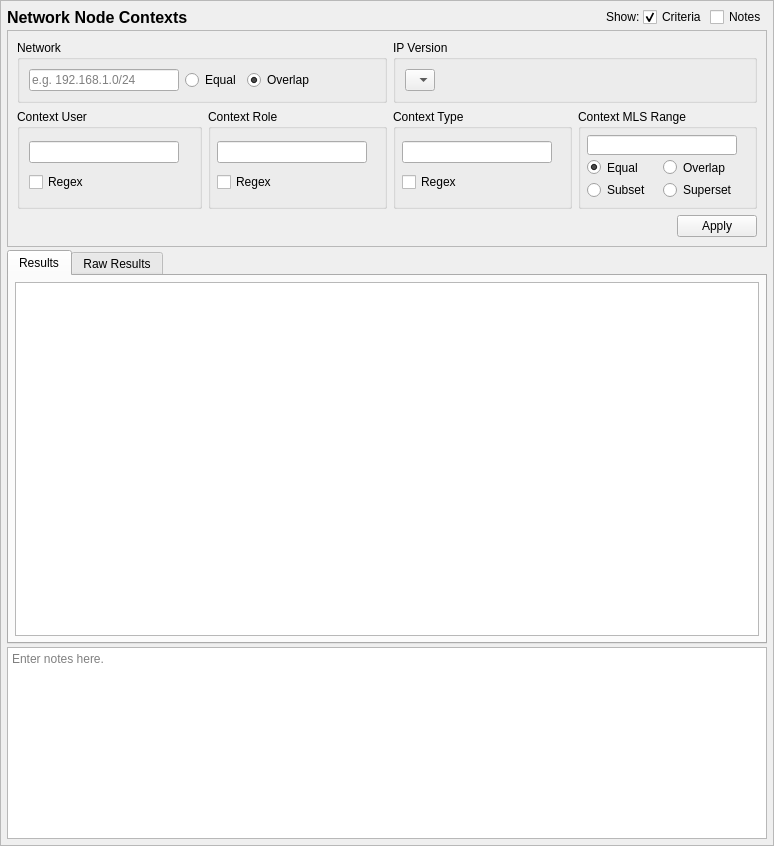
<?xml version="1.0" encoding="UTF-8"?>
<ui version="4.0">
 <class>NodeconQueryTab_ui</class>
 <widget class="QScrollArea" name="NodeconQueryTab_ui">
  <property name="geometry">
   <rect>
    <x>0</x>
    <y>0</y>
    <width>774</width>
    <height>846</height>
   </rect>
  </property>
  <property name="sizeAdjustPolicy">
   <enum>QAbstractScrollArea::AdjustToContents</enum>
  </property>
  <property name="widgetResizable">
   <bool>true</bool>
  </property>
  <widget class="QWidget" name="contents">
   <property name="geometry">
    <rect>
     <x>0</x>
     <y>0</y>
     <width>772</width>
     <height>844</height>
    </rect>
   </property>
   <property name="minimumSize">
    <size>
     <width>0</width>
     <height>0</height>
    </size>
   </property>
   <layout class="QGridLayout" name="gridLayout_9">
    <property name="leftMargin">
     <number>6</number>
    </property>
    <property name="topMargin">
     <number>6</number>
    </property>
    <property name="rightMargin">
     <number>6</number>
    </property>
    <property name="bottomMargin">
     <number>6</number>
    </property>
    <property name="spacing">
     <number>3</number>
    </property>
    <item row="3" column="0" colspan="5">
     <widget class="QTextEdit" name="notes">
      <property name="sizePolicy">
       <sizepolicy hsizetype="Preferred" vsizetype="Preferred">
        <horstretch>0</horstretch>
        <verstretch>0</verstretch>
       </sizepolicy>
      </property>
      <property name="minimumSize">
       <size>
        <width>0</width>
        <height>80</height>
       </size>
      </property>
      <property name="toolTip">
       <string>Optionally enter notes here about the query.</string>
      </property>
      <property name="placeholderText">
       <string>Enter notes here.</string>
      </property>
     </widget>
    </item>
    <item row="0" column="4">
     <widget class="QCheckBox" name="notes_expander">
      <property name="toolTip">
       <string>Show or hide the notes field (no data is lost)</string>
      </property>
      <property name="text">
       <string>Notes</string>
      </property>
     </widget>
    </item>
    <item row="0" column="3">
     <widget class="QCheckBox" name="criteria_expander">
      <property name="toolTip">
       <string>Show or hide the search criteria (no settings are lost)</string>
      </property>
      <property name="text">
       <string>Criteria</string>
      </property>
      <property name="checked">
       <bool>true</bool>
      </property>
     </widget>
    </item>
    <item row="0" column="0">
     <widget class="QLabel" name="label">
      <property name="sizePolicy">
       <sizepolicy hsizetype="Preferred" vsizetype="Fixed">
        <horstretch>0</horstretch>
        <verstretch>0</verstretch>
       </sizepolicy>
      </property>
      <property name="maximumSize">
       <size>
        <width>16777215</width>
        <height>20</height>
       </size>
      </property>
      <property name="font">
       <font>
        <pointsize>12</pointsize>
        <weight>75</weight>
        <bold>true</bold>
       </font>
      </property>
      <property name="text">
       <string>Network Node Contexts</string>
      </property>
     </widget>
    </item>
    <item row="0" column="2">
     <widget class="QLabel" name="label_2">
      <property name="text">
       <string>Show:</string>
      </property>
     </widget>
    </item>
    <item row="0" column="1">
     <spacer name="horizontalSpacer_5">
      <property name="orientation">
       <enum>Qt::Horizontal</enum>
      </property>
      <property name="sizeHint" stdset="0">
       <size>
        <width>40</width>
        <height>20</height>
       </size>
      </property>
     </spacer>
    </item>
    <item row="2" column="0" colspan="5">
     <widget class="QTabWidget" name="results_frame">
      <property name="sizePolicy">
       <sizepolicy hsizetype="Preferred" vsizetype="MinimumExpanding">
        <horstretch>0</horstretch>
        <verstretch>1</verstretch>
       </sizepolicy>
      </property>
      <property name="currentIndex">
       <number>0</number>
      </property>
      <widget class="QWidget" name="results_framePage1">
       <property name="sizePolicy">
        <sizepolicy hsizetype="Preferred" vsizetype="MinimumExpanding">
         <horstretch>0</horstretch>
         <verstretch>0</verstretch>
        </sizepolicy>
       </property>
       <attribute name="title">
        <string>Results</string>
       </attribute>
       <layout class="QVBoxLayout" name="verticalLayout_3">
        <property name="leftMargin">
         <number>6</number>
        </property>
        <property name="topMargin">
         <number>6</number>
        </property>
        <property name="rightMargin">
         <number>6</number>
        </property>
        <property name="bottomMargin">
         <number>6</number>
        </property>
        <item>
         <widget class="SEToolsTableView" name="table_results">
          <property name="sizePolicy">
           <sizepolicy hsizetype="Preferred" vsizetype="MinimumExpanding">
            <horstretch>0</horstretch>
            <verstretch>0</verstretch>
           </sizepolicy>
          </property>
          <property name="sizeAdjustPolicy">
           <enum>QAbstractScrollArea::AdjustIgnored</enum>
          </property>
          <property name="alternatingRowColors">
           <bool>true</bool>
          </property>
          <property name="sortingEnabled">
           <bool>true</bool>
          </property>
         </widget>
        </item>
       </layout>
      </widget>
      <widget class="QWidget" name="results_framePage2">
       <property name="sizePolicy">
        <sizepolicy hsizetype="Preferred" vsizetype="MinimumExpanding">
         <horstretch>0</horstretch>
         <verstretch>0</verstretch>
        </sizepolicy>
       </property>
       <attribute name="title">
        <string>Raw Results</string>
       </attribute>
       <layout class="QVBoxLayout" name="verticalLayout_2">
        <property name="leftMargin">
         <number>6</number>
        </property>
        <property name="topMargin">
         <number>6</number>
        </property>
        <property name="rightMargin">
         <number>6</number>
        </property>
        <property name="bottomMargin">
         <number>6</number>
        </property>
        <item>
         <widget class="QPlainTextEdit" name="raw_results">
          <property name="sizePolicy">
           <sizepolicy hsizetype="Preferred" vsizetype="MinimumExpanding">
            <horstretch>0</horstretch>
            <verstretch>0</verstretch>
           </sizepolicy>
          </property>
          <property name="minimumSize">
           <size>
            <width>0</width>
            <height>0</height>
           </size>
          </property>
          <property name="font">
           <font>
            <family>Monospace</family>
           </font>
          </property>
          <property name="documentTitle">
           <string/>
          </property>
          <property name="lineWrapMode">
           <enum>QPlainTextEdit::NoWrap</enum>
          </property>
          <property name="readOnly">
           <bool>true</bool>
          </property>
         </widget>
        </item>
       </layout>
      </widget>
     </widget>
    </item>
    <item row="1" column="0" colspan="5">
     <widget class="QFrame" name="criteria_frame">
      <property name="maximumSize">
       <size>
        <width>16777215</width>
        <height>16777215</height>
       </size>
      </property>
      <property name="frameShape">
       <enum>QFrame::StyledPanel</enum>
      </property>
      <property name="frameShadow">
       <enum>QFrame::Raised</enum>
      </property>
      <layout class="QGridLayout" name="gridLayout_3">
       <item row="1" column="3" rowspan="2">
        <widget class="QGroupBox" name="range_criteria">
         <property name="maximumSize">
          <size>
           <width>16777215</width>
           <height>100</height>
          </size>
         </property>
         <property name="title">
          <string>Context MLS Range</string>
         </property>
         <layout class="QGridLayout" name="gridLayout_8">
          <property name="leftMargin">
           <number>6</number>
          </property>
          <property name="topMargin">
           <number>6</number>
          </property>
          <property name="rightMargin">
           <number>6</number>
          </property>
          <property name="bottomMargin">
           <number>6</number>
          </property>
          <property name="spacing">
           <number>3</number>
          </property>
          <item row="2" column="1">
           <widget class="QRadioButton" name="range_exact">
            <property name="toolTip">
             <string>Match the context's range if the criteria is equal to the context's range.</string>
            </property>
            <property name="text">
             <string>Equal</string>
            </property>
            <property name="checked">
             <bool>true</bool>
            </property>
           </widget>
          </item>
          <item row="2" column="2">
           <widget class="QRadioButton" name="range_overlap">
            <property name="toolTip">
             <string>Match the context's range if the criteria overlaps the context's range.</string>
            </property>
            <property name="text">
             <string>Overlap</string>
            </property>
           </widget>
          </item>
          <item row="3" column="1">
           <widget class="QRadioButton" name="range_subset">
            <property name="toolTip">
             <string>Match the context's range if the criteria is a subset of the context's range.</string>
            </property>
            <property name="text">
             <string>Subset</string>
            </property>
           </widget>
          </item>
          <item row="3" column="2">
           <widget class="QRadioButton" name="range_superset">
            <property name="toolTip">
             <string>Match the context's range if the criteria is a superset to the context's range.</string>
            </property>
            <property name="text">
             <string>Superset</string>
            </property>
           </widget>
          </item>
          <item row="1" column="1" colspan="2">
           <widget class="QLineEdit" name="range_">
            <property name="sizePolicy">
             <sizepolicy hsizetype="Expanding" vsizetype="Fixed">
              <horstretch>0</horstretch>
              <verstretch>0</verstretch>
             </sizepolicy>
            </property>
            <property name="minimumSize">
             <size>
              <width>150</width>
              <height>20</height>
             </size>
            </property>
            <property name="maximumSize">
             <size>
              <width>250</width>
              <height>16777215</height>
             </size>
            </property>
           </widget>
          </item>
          <item row="1" column="3">
           <spacer name="horizontalSpacer_7">
            <property name="orientation">
             <enum>Qt::Horizontal</enum>
            </property>
            <property name="sizeType">
             <enum>QSizePolicy::Preferred</enum>
            </property>
            <property name="sizeHint" stdset="0">
             <size>
              <width>40</width>
              <height>20</height>
             </size>
            </property>
           </spacer>
          </item>
         </layout>
        </widget>
       </item>
       <item row="3" column="3">
        <widget class="QDialogButtonBox" name="buttonBox">
         <property name="standardButtons">
          <set>QDialogButtonBox::Apply</set>
         </property>
        </widget>
       </item>
       <item row="1" column="2" rowspan="2">
        <widget class="QGroupBox" name="type_criteria">
         <property name="maximumSize">
          <size>
           <width>16777215</width>
           <height>100</height>
          </size>
         </property>
         <property name="title">
          <string>Context Type</string>
         </property>
         <layout class="QGridLayout" name="gridLayout_5">
          <property name="leftMargin">
           <number>6</number>
          </property>
          <property name="topMargin">
           <number>6</number>
          </property>
          <property name="rightMargin">
           <number>6</number>
          </property>
          <property name="bottomMargin">
           <number>6</number>
          </property>
          <property name="spacing">
           <number>3</number>
          </property>
          <item row="1" column="1">
           <widget class="QCheckBox" name="type_regex">
            <property name="toolTip">
             <string>Use regular expressions to match the context's type.</string>
            </property>
            <property name="text">
             <string>Regex</string>
            </property>
           </widget>
          </item>
          <item row="0" column="1">
           <widget class="QLineEdit" name="type_">
            <property name="sizePolicy">
             <sizepolicy hsizetype="Expanding" vsizetype="Fixed">
              <horstretch>0</horstretch>
              <verstretch>0</verstretch>
             </sizepolicy>
            </property>
            <property name="minimumSize">
             <size>
              <width>150</width>
              <height>0</height>
             </size>
            </property>
            <property name="maximumSize">
             <size>
              <width>250</width>
              <height>16777215</height>
             </size>
            </property>
           </widget>
          </item>
          <item row="0" column="2">
           <spacer name="horizontalSpacer_6">
            <property name="orientation">
             <enum>Qt::Horizontal</enum>
            </property>
            <property name="sizeHint" stdset="0">
             <size>
              <width>40</width>
              <height>20</height>
             </size>
            </property>
           </spacer>
          </item>
         </layout>
        </widget>
       </item>
       <item row="1" column="1" rowspan="2">
        <widget class="QGroupBox" name="role_criteria">
         <property name="maximumSize">
          <size>
           <width>16777215</width>
           <height>100</height>
          </size>
         </property>
         <property name="title">
          <string>Context Role</string>
         </property>
         <layout class="QGridLayout" name="gridLayout_2">
          <property name="leftMargin">
           <number>6</number>
          </property>
          <property name="topMargin">
           <number>6</number>
          </property>
          <property name="rightMargin">
           <number>6</number>
          </property>
          <property name="bottomMargin">
           <number>6</number>
          </property>
          <property name="spacing">
           <number>3</number>
          </property>
          <item row="0" column="0">
           <widget class="QLineEdit" name="role">
            <property name="sizePolicy">
             <sizepolicy hsizetype="Expanding" vsizetype="Fixed">
              <horstretch>0</horstretch>
              <verstretch>0</verstretch>
             </sizepolicy>
            </property>
            <property name="minimumSize">
             <size>
              <width>150</width>
              <height>0</height>
             </size>
            </property>
            <property name="maximumSize">
             <size>
              <width>250</width>
              <height>16777215</height>
             </size>
            </property>
           </widget>
          </item>
          <item row="1" column="0">
           <widget class="QCheckBox" name="role_regex">
            <property name="enabled">
             <bool>true</bool>
            </property>
            <property name="toolTip">
             <string>Use regular expressions to match the context's role.</string>
            </property>
            <property name="text">
             <string>Regex</string>
            </property>
           </widget>
          </item>
          <item row="0" column="1">
           <spacer name="horizontalSpacer_4">
            <property name="orientation">
             <enum>Qt::Horizontal</enum>
            </property>
            <property name="sizeHint" stdset="0">
             <size>
              <width>40</width>
              <height>20</height>
             </size>
            </property>
           </spacer>
          </item>
         </layout>
        </widget>
       </item>
       <item row="1" column="0" rowspan="2">
        <widget class="QGroupBox" name="user_critera">
         <property name="title">
          <string>Context User</string>
         </property>
         <layout class="QGridLayout" name="gridLayout_6">
          <item row="0" column="0">
           <widget class="QLineEdit" name="user">
            <property name="sizePolicy">
             <sizepolicy hsizetype="Expanding" vsizetype="Fixed">
              <horstretch>0</horstretch>
              <verstretch>0</verstretch>
             </sizepolicy>
            </property>
            <property name="minimumSize">
             <size>
              <width>150</width>
              <height>0</height>
             </size>
            </property>
            <property name="maximumSize">
             <size>
              <width>250</width>
              <height>16777215</height>
             </size>
            </property>
           </widget>
          </item>
          <item row="1" column="0">
           <widget class="QCheckBox" name="user_regex">
            <property name="toolTip">
             <string>Use regular expressions to match the context's user.</string>
            </property>
            <property name="text">
             <string>Regex</string>
            </property>
           </widget>
          </item>
          <item row="0" column="1">
           <spacer name="horizontalSpacer_3">
            <property name="orientation">
             <enum>Qt::Horizontal</enum>
            </property>
            <property name="sizeHint" stdset="0">
             <size>
              <width>40</width>
              <height>20</height>
             </size>
            </property>
           </spacer>
          </item>
         </layout>
        </widget>
       </item>
       <item row="0" column="0" colspan="2">
        <widget class="QGroupBox" name="network_criteria">
         <property name="title">
          <string>Network</string>
         </property>
         <layout class="QGridLayout" name="gridLayout">
          <item row="0" column="0">
           <widget class="QLineEdit" name="network">
            <property name="sizePolicy">
             <sizepolicy hsizetype="Expanding" vsizetype="Fixed">
              <horstretch>0</horstretch>
              <verstretch>0</verstretch>
             </sizepolicy>
            </property>
            <property name="minimumSize">
             <size>
              <width>150</width>
              <height>0</height>
             </size>
            </property>
            <property name="maximumSize">
             <size>
              <width>250</width>
              <height>16777215</height>
             </size>
            </property>
            <property name="placeholderText">
             <string>e.g. 192.168.1.0/24</string>
            </property>
           </widget>
          </item>
          <item row="0" column="3">
           <widget class="QRadioButton" name="network_overlap">
            <property name="toolTip">
             <string>Match the network if the criteria overlaps the nodecon's network range.</string>
            </property>
            <property name="text">
             <string>Overlap</string>
            </property>
            <property name="checked">
             <bool>true</bool>
            </property>
           </widget>
          </item>
          <item row="0" column="2">
           <widget class="QRadioButton" name="network_exact">
            <property name="toolTip">
             <string>Match the network if the criteria is equal to the nodecon's network range.</string>
            </property>
            <property name="text">
             <string>Equal</string>
            </property>
            <property name="checked">
             <bool>false</bool>
            </property>
           </widget>
          </item>
          <item row="0" column="4">
           <spacer name="horizontalSpacer">
            <property name="orientation">
             <enum>Qt::Horizontal</enum>
            </property>
            <property name="sizeHint" stdset="0">
             <size>
              <width>40</width>
              <height>20</height>
             </size>
            </property>
           </spacer>
          </item>
         </layout>
        </widget>
       </item>
       <item row="0" column="2" colspan="2">
        <widget class="QGroupBox" name="ip_version_criteria">
         <property name="title">
          <string>IP Version</string>
         </property>
         <layout class="QGridLayout" name="gridLayout_4">
          <item row="0" column="1">
           <spacer name="horizontalSpacer_2">
            <property name="orientation">
             <enum>Qt::Horizontal</enum>
            </property>
            <property name="sizeHint" stdset="0">
             <size>
              <width>40</width>
              <height>20</height>
             </size>
            </property>
           </spacer>
          </item>
          <item row="0" column="0">
           <widget class="QComboBox" name="ip_version">
            <property name="toolTip">
             <string>Match the IP version of the nodecon.</string>
            </property>
            <item>
             <property name="text">
              <string/>
             </property>
            </item>
           </widget>
          </item>
         </layout>
        </widget>
       </item>
      </layout>
      <zorder>role_criteria</zorder>
      <zorder>type_criteria</zorder>
      <zorder>user_critera</zorder>
      <zorder>range_criteria</zorder>
      <zorder>buttonBox</zorder>
      <zorder>ip_version_criteria</zorder>
      <zorder>network_criteria</zorder>
     </widget>
    </item>
   </layout>
  </widget>
 </widget>
 <customwidgets>
  <customwidget>
   <class>SEToolsTableView</class>
   <extends>QTableView</extends>
   <header>setoolsgui/tableview.h</header>
  </customwidget>
 </customwidgets>
 <tabstops>
  <tabstop>criteria_expander</tabstop>
  <tabstop>notes_expander</tabstop>
  <tabstop>network</tabstop>
  <tabstop>network_exact</tabstop>
  <tabstop>network_overlap</tabstop>
  <tabstop>ip_version</tabstop>
  <tabstop>user</tabstop>
  <tabstop>user_regex</tabstop>
  <tabstop>role</tabstop>
  <tabstop>role_regex</tabstop>
  <tabstop>type_</tabstop>
  <tabstop>type_regex</tabstop>
  <tabstop>range_</tabstop>
  <tabstop>range_exact</tabstop>
  <tabstop>range_overlap</tabstop>
  <tabstop>range_subset</tabstop>
  <tabstop>range_superset</tabstop>
  <tabstop>results_frame</tabstop>
  <tabstop>table_results</tabstop>
  <tabstop>raw_results</tabstop>
  <tabstop>notes</tabstop>
 </tabstops>
 <resources/>
 <connections>
  <connection>
   <sender>criteria_expander</sender>
   <signal>toggled(bool)</signal>
   <receiver>criteria_frame</receiver>
   <slot>setVisible(bool)</slot>
   <hints>
    <hint type="sourcelabel">
     <x>592</x>
     <y>16</y>
    </hint>
    <hint type="destinationlabel">
     <x>386</x>
     <y>232</y>
    </hint>
   </hints>
  </connection>
  <connection>
   <sender>notes_expander</sender>
   <signal>toggled(bool)</signal>
   <receiver>notes</receiver>
   <slot>setVisible(bool)</slot>
   <hints>
    <hint type="sourcelabel">
     <x>735</x>
     <y>16</y>
    </hint>
    <hint type="destinationlabel">
     <x>386</x>
     <y>756</y>
    </hint>
   </hints>
  </connection>
 </connections>
</ui>
